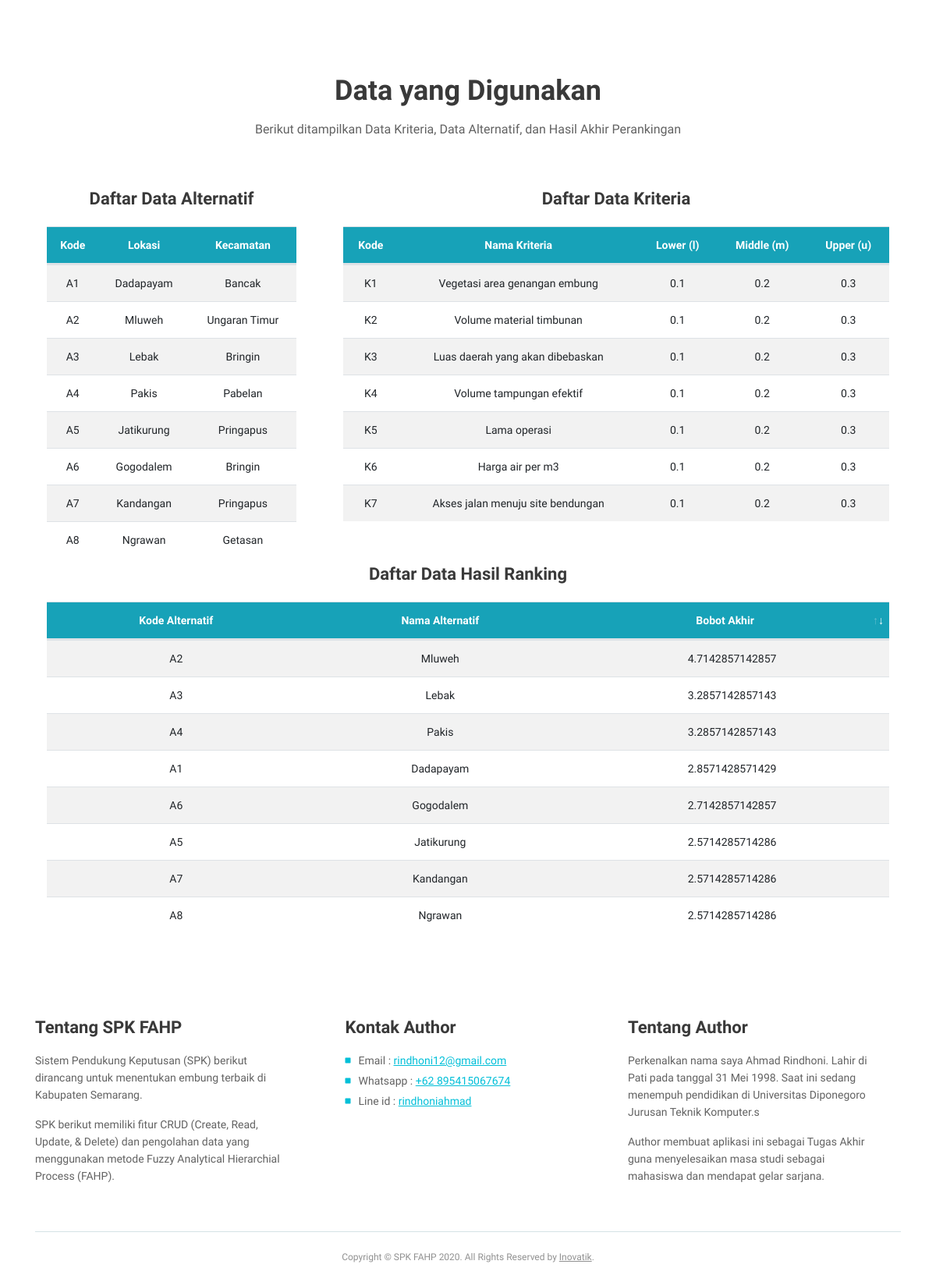
Before: / (lower part) with the older database file.
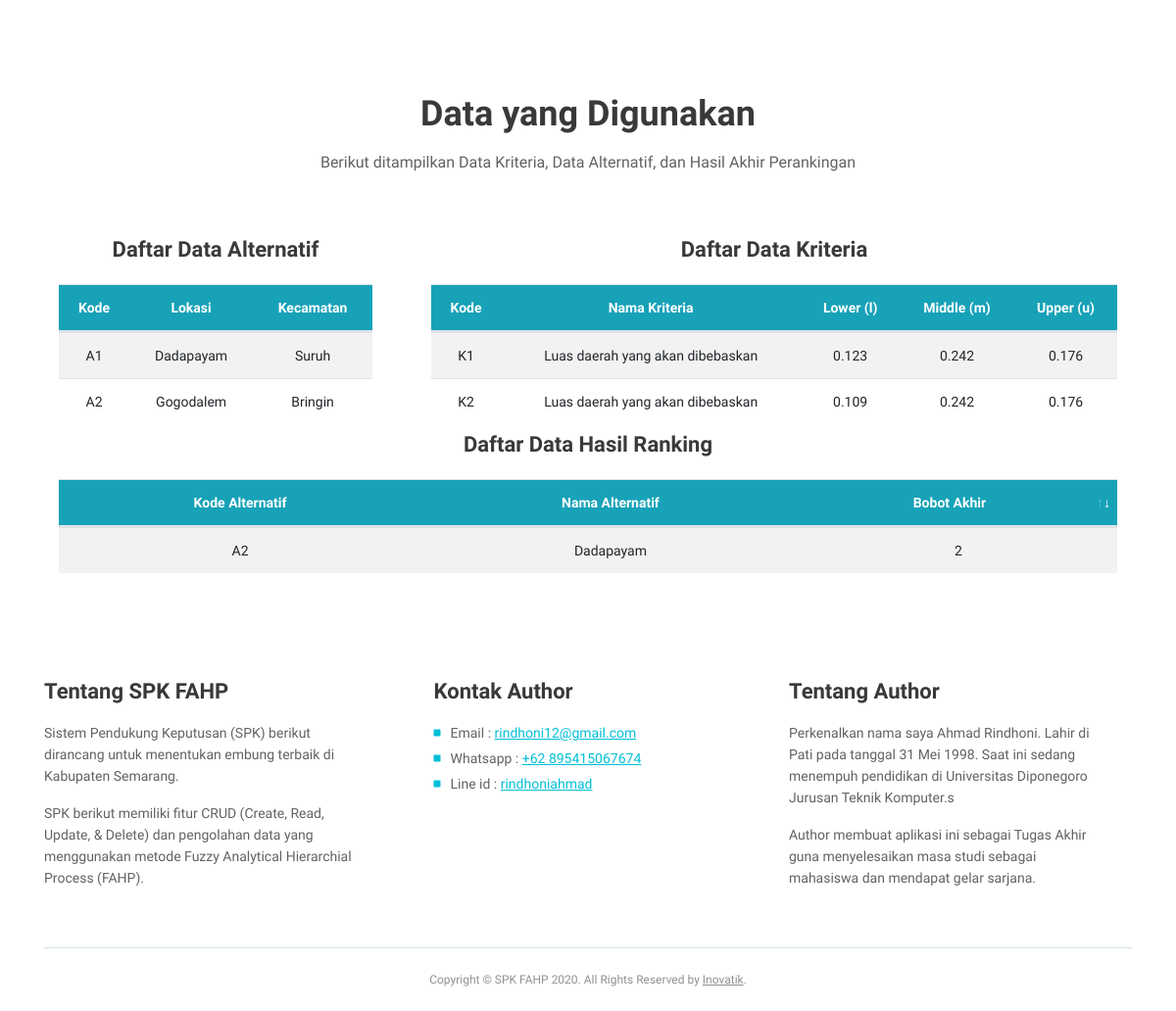
After: the same page with the newer database file.
### tables this page shows
CREATE TABLE `tbl_alternatif` (
  `id_alternatif` varchar(64) NOT NULL,
  `kode_alternatif` varchar(11) NOT NULL,
  `nama_alternatif` varchar(255) DEFAULT NULL,
  `kec_alternatif` varchar(255) NOT NULL
);

CREATE TABLE `tbl_kriteria` (
  `id_kriteria` varchar(64) NOT NULL,
  `kode_kriteria` varchar(11) NOT NULL,
  `nama_kriteria` varchar(255) NOT NULL,
  `nilai_l` float NOT NULL,
  `nilai_m` float NOT NULL,
  `nilai_u` float NOT NULL,
  `nilai_param` varchar(255) NOT NULL,
  `param_kriteria` varchar(255) NOT NULL
);

### application/controllers/landing.php (called while the page is built, shortened)
<?php
class Landing extends CI_Controller {
	public function index()
	{
		$this->load->model("m_landing");
		$data["tbl_alternatif"] = $this->m_landing->getAllAlternatif();
		$data["tbl_kriteria"] = $this->m_landing->getAllKriteria();
		$data["tbl_bobot"] = $this->m_landing->hitung_ternormalisasi();
    $data["tbl_nilaiakhir"] = $this->m_landing->getAllNilai();
		$this->load->view('v_landing', $data);
	}
}

### index.php (called while the page is built, shortened)
<?php
require_once BASEPATH.'core/CodeIgniter.php';

### application/models/m_landing.php (called while the page is built)
<?php defined('BASEPATH') OR exit('No direct script access allowed');
class m_landing extends CI_Model
{
  public function getAllAlternatif()
  {
    $query=$this->db->query("SELECT * FROM tbl_alternatif ORDER BY CAST(SUBSTRING(kode_alternatif, LOCATE('A',kode_alternatif)+1) AS SIGNED) ASC");
    return $query->result();
  }
  public function getAllKriteria()
  {
    $query=$this->db->query("SELECT * FROM tbl_kriteria ORDER BY CAST(SUBSTRING(kode_kriteria, LOCATE('K',kode_kriteria)+1) AS SIGNED) ASC");
    return $query->result();
  }
  public function getAllNilai()
  {
    $query=$this->db->query("SELECT kode_alternatif, nilai FROM tbl_nilai ORDER BY CAST(SUBSTRING(kode_alternatif, LOCATE('A',kode_alternatif)+1) AS SIGNED) ASC");
    return $query->result();
  }
  public function hitung_ternormalisasi()
  {
    $query=$this->db->query(
    " SELECT id_d AS id_w, nilai_d / (SELECT SUM(nilai_d) FROM (  SELECT kode_a AS id_d, MIN(nilai_v) AS nilai_d
            FROM (SELECT A.kode_kriteria AS kode_a, B.kode_kriteria AS kode_b,
                    CASE
                    WHEN A.nilai_m >= B.nilai_m THEN 1
                    WHEN B.nilai_l >= A.nilai_u THEN 0
                    ELSE (B.nilai_l - A.nilai_u) / ((A.nilai_m - A.nilai_u) - (B.nilai_m - B.nilai_l))
                    END AS nilai_v
                  FROM tbl_kriteria B
                    CROSS JOIN tbl_kriteria A
                    WHERE A.kode_kriteria <> B.kode_kriteria
                    ORDER BY CAST(SUBSTRING(kode_a, LOCATE('K',kode_a)+1) AS SIGNED) ASC, CAST(SUBSTRING(kode_b, LOCATE('K',kode_b)+1) AS SIGNED) ASC) AS tbl_d
            GROUP BY kode_a
            ORDER BY CAST(SUBSTRING(kode_a, LOCATE('K',kode_a)+1) AS SIGNED) ASC  ) AS tbl_v) AS nilai_w
      FROM (  SELECT kode_a AS id_d, MIN(nilai_v) AS nilai_d
              FROM (SELECT A.kode_kriteria AS kode_a, B.kode_kriteria AS kode_b,
                      CASE
                      WHEN A.nilai_m >= B.nilai_m THEN 1
                      WHEN B.nilai_l >= A.nilai_u THEN 0
                      ELSE (B.nilai_l - A.nilai_u) / ((A.nilai_m - A.nilai_u) - (B.nilai_m - B.nilai_l))
                      END AS nilai_v
                    FROM tbl_kriteria B
                      CROSS JOIN tbl_kriteria A
                      WHERE A.kode_kriteria <> B.kode_kriteria
                      ORDER BY CAST(SUBSTRING(kode_a, LOCATE('K',kode_a)+1) AS SIGNED) ASC, CAST(SUBSTRING(kode_b, LOCATE('K',kode_b)+1) AS SIGNED) ASC) AS tbl_d
              GROUP BY kode_a
              ORDER BY CAST(SUBSTRING(kode_a, LOCATE('K',kode_a)+1) AS SIGNED) ASC ) AS tbl_normalized"
    );
    return $query->result();
  }
}

### application/views/v_landing.php (the view, shortened to what this page needs)
<!DOCTYPE html>
<html lang="en">
<head>
	<link href="<?php echo base_url('assets_landing/css/bootstrap.css') ?>" rel="stylesheet">
	<link href="<?php echo base_url('assets_landing/css/fontawesome-all.css') ?>" rel="stylesheet">
	<link href="<?php echo base_url('assets_landing/css/swiper.css') ?>" rel="stylesheet">
	<link href="<?php echo base_url('assets_landing/css/magnific-popup.css') ?>" rel="stylesheet">
	<link href="<?php echo base_url('assets_landing/css/styles.css') ?>" rel="stylesheet">
	<link href="<?php echo base_url('assets/extra-libs/datatables.net-bs4/css/dataTables.bootstrap4.css')?>"
		rel="stylesheet">
</head>
<body data-spy="scroll" data-target=".fixed-top">
	<div id="lokasi" class="cards-1">
		<div class="container">
			<div class="row">
				<div class="col-lg-12">
					<div class="col-lg-12 align-content-center">
						<div class="box">
						</div>
					</div>
				</div>
			</div>
		</div>
	</div>
	<div id="data" class="cards-1">
		<div class="container">
			<div class="row">
				<div class="col-lg-12">
					<h2>Data yang Digunakan</h2>
					<p class="p-heading p-large">Berikut ditampilkan Data Kriteria, Data Alternatif, dan Hasil Akhir Perankingan
					</p>
				</div>
			</div>
			<div class="row">
				<div id="alternatif" class="col-lg-4">
					<h4 class="card-title">Daftar Data Alternatif</h4>
					<div class="table-responsive">
						<table id="example" class="table table-striped">
							<thead class="bg-info text-white text-center">
								<tr>
									<th>Kode</th>
									<th>Lokasi</th>
									<th>Kecamatan</th>
								</tr>
							</thead>
							<tbody class="text-center">
								<?php foreach ($tbl_alternatif as $alternatif): ?>
								<tr>
									<td><?php echo $alternatif->kode_alternatif ?></td>
									<td><?php echo $alternatif->nama_alternatif ?></td>
									<td><?php echo $alternatif->kec_alternatif ?></td>
								</tr>
								<?php endforeach; ?>
							</tbody>
						</table>
					</div>
				</div>
				<div id="kriteria" class="col-lg-8">
					<h4 class="card-title">Daftar Data Kriteria</h4>
					<div class="table-responsive">
						<table id="example2" class="table table-striped">
							<thead class="bg-info text-white text-center">
								<tr>
									<th>Kode</th>
									<th>Nama Kriteria</th>
									<th>Lower (l)</th>
									<th>Middle (m)</th>
									<th>Upper (u)</th>
								</tr>
							</thead>
							<tbody class="text-center">
								<?php foreach ($tbl_kriteria as $kriteria): ?>
								<tr>
									<td><?php echo $kriteria->kode_kriteria ?></td>
									<td><?php echo $kriteria->nama_kriteria ?></td>
									<td><?php echo $kriteria->nilai_l ?></td>
									<td><?php echo $kriteria->nilai_m ?></td>
									<td><?php echo $kriteria->nilai_u ?></td>
								</tr>
								<?php endforeach; ?>
							</tbody>
						</table>
					</div>
				</div>
			</div>
			<div id="ranking" class="row">
				<div class="col-lg-12">
					<h4 class="card-title">Daftar Data Hasil Ranking</h4>
					<div class="table-responsive">
						<table id="example3" class="table table-striped">
							<thead class="bg-info text-white text-center">
								<?php
									$i=0;
									foreach($tbl_nilaiakhir as $row)
									{
										$kode[$i] = $row->kode_alternatif;
										$arr_nilai[$i] = (explode (',', $row->nilai));
										$i++;
									}
								?>
								<?php
									$j=0;
									foreach($tbl_bobot as $row)
									{
										$nil_w[$j] = $row->nilai_w;
										$j++;
									}
								?>
								<?php
									$k=0;
									foreach($tbl_alternatif as $row)
									{
										$nama_alt[$k] = $row->nama_alternatif;
										$k++;
									}
								?>
								<tr>
									<th>Kode Alternatif</th>
									<th>Nama Alternatif</th>
									<th>Bobot Akhir</th>
								</tr>
							</thead>
							<tbody class="text-center">
								<?php
								$x=0;
								while($x<COUNT($arr_nilai))
								{
										$y=0;
										$nb[$x] = 0;
										while($y<COUNT($arr_nilai[0]))
										{
											$nb[$x] += $arr_nilai[$x][$y]*$nil_w[$y];
											$y++;
										}
									echo '<tr>';
									echo '<td>'.$kode[$x].'</td>';
									echo '<td>'.$nama_alt[$x].'</td>';
									echo '<td>'.$nb[$x].'</td>';
									echo '</tr>';
									$x++;
								}
								?>
							</tbody>
						</table>
					</div>
				</div>
			</div>
		</div>
	</div>
	<div class="footer">
		<div class="container">
			<div class="row">
				<div class="col-md-4">
					<div class="footer-col">
						<h4>Tentang SPK FAHP</h4>
						<p>Sistem Pendukung Keputusan (SPK) berikut dirancang untuk menentukan embung terbaik di
							Kabupaten
							Semarang.</p>
						<p>SPK berikut memiliki fitur CRUD (Create, Read, Update, & Delete) dan pengolahan data
							yang menggunakan metode Fuzzy Analytical Hierarchial Process (FAHP).</p>
					</div>
				</div>
				<div class="col-md-4">
					<div class="footer-col middle">
						<h4>Kontak Author</h4>
						<ul class="list-unstyled li-space-lg">
							<li class="media">
								<i class="fas fa-square"></i>
								<div class="media-body">Email : <a class="turquoise" href="">rindhoni12@gmail.com</a></div>
							</li>
							<li class="media">
								<i class="fas fa-square"></i>
								<div class="media-body">Whatsapp : <a class="turquoise" href="#your-link">+62 895415067674</a></div>
							</li>
							<li class="media">
								<i class="fas fa-square"></i>
								<div class="media-body">Line id : <a class="turquoise" href="#your-link">rindhoniahmad</a></div>
							</li>
						</ul>
					</div>
				</div>
				<div class="col-md-4">
					<div class="footer-col">
						<h4>Tentang Author</h4>
						<p>Perkenalkan nama saya Ahmad Rindhoni. Lahir di Pati pada tanggal 31 Mei 1998. Saat ini sedang menempuh
							pendidikan di Universitas Diponegoro Jurusan Teknik Komputer.s</p>
						<p>Author membuat aplikasi ini sebagai Tugas Akhir guna menyelesaikan masa studi sebagai mahasiswa dan mendapat gelar sarjana.</p>
					</div>
				</div>
			</div>
		</div>
	</div>
	<div class="copyright">
		<div class="container">
			<div class="row">
				<div class="col-lg-12">
					<p class="p-small">Copyright © <?php echo SITE_NAME ." ". Date('Y') ?>. All Rights Reserved by <a
							href="https://inovatik.com">Inovatik</a>.</p>
				</div>
			</div>
		</div>
	</div>
</body>
</html>

### assets_landing/css/styles.css (style rules this page uses)
body, html { width: 100%; height: 100%; }
body, p { color: #626262; font: 400 0.875rem/1.375rem "Raleway", sans-serif; }
.p-large { font: 400 1rem/1.5rem "Raleway", sans-serif; }
.p-small { font: 400 0.75rem/1.25rem "Raleway", sans-serif; }
.p-heading { margin-bottom: 3.875rem; }
.li-space-lg li { margin-bottom: 0.25rem; }
h2 { color: #393939; font: 700 2.25rem/2.75rem "Raleway", sans-serif; }
h4 { color: #393939; font: 700 1.375rem/1.875rem "Raleway", sans-serif; }
a { color: #626262; text-decoration: underline; }
a.turquoise { color: #00bfd8; }
.turquoise { color: #00bfd8; }
.cards-1 { padding-top: 4rem; padding-bottom: 1.625rem; text-align: center; }
.cards-1 h2 { margin-bottom: 1rem; }
.cards-1 .card-title { margin-bottom: 0.875rem; }
.footer { padding-top: 4.625rem; padding-bottom: 0.5rem; }
.footer .footer-col { margin-bottom: 2.25rem; }
.footer h4 { margin-bottom: 1rem; }
.footer .list-unstyled .fas { color: #00bfd8; font-size: 0.5rem; line-height: 1.375rem; }
.footer .list-unstyled .media-body { margin-left: 0.625rem; }
.copyright { padding-top: 1rem; padding-bottom: 0.375rem; text-align: center; }
.copyright .p-small { padding-top: 1.375rem; border-top: 1px solid #c4d8dc; opacity: 0.7; }
@media (min-width: 768px) { .p-heading { width: 85%; margin-right: auto; margin-left: auto; } }
@media (min-width: 992px) { .p-heading { width: 65%; } }
@media (min-width: 1200px) { .p-heading { width: 55%; } }
@media (min-width: 1200px) { .footer .footer-col { width: 90%; } }
@media (min-width: 1200px) { .footer .footer-col.middle { margin-right: auto; margin-left: auto; } }

Changed rows visible on the page:
removed tbl_alternatif: kode_alternatif "A1", nama_alternatif "Dadapayam", kec_alternatif "Bancak"
removed tbl_alternatif: kode_alternatif "A2", nama_alternatif "Mluweh", kec_alternatif "Ungaran Timur"
removed tbl_alternatif: kode_alternatif "A3", nama_alternatif "Lebak", kec_alternatif "Bringin"
removed tbl_alternatif: kode_alternatif "A4", nama_alternatif "Pakis", kec_alternatif "Pabelan"
removed tbl_alternatif: kode_alternatif "A5", nama_alternatif "Jatikurung", kec_alternatif "Pringapus"
removed tbl_alternatif: kode_alternatif "A6", nama_alternatif "Gogodalem", kec_alternatif "Bringin"
removed tbl_alternatif: kode_alternatif "A7", nama_alternatif "Kandangan", kec_alternatif "Pringapus"
removed tbl_alternatif: kode_alternatif "A8", nama_alternatif "Ngrawan", kec_alternatif "Getasan"
removed tbl_kriteria: kode_kriteria "K1", nama_kriteria "Vegetasi area genangan embung", nilai_l "0.1", nilai_m "0.2", nilai_u "0.3"
removed tbl_kriteria: kode_kriteria "K2", nama_kriteria "Volume material timbunan", nilai_l "0.1", nilai_m "0.2", nilai_u "0.3"
removed tbl_kriteria: kode_kriteria "K3", nama_kriteria "Luas daerah yang akan dibebaskan", nilai_l "0.1", nilai_m "0.2", nilai_u "0.3"
removed tbl_kriteria: kode_kriteria "K4", nama_kriteria "Volume tampungan efektif", nilai_l "0.1", nilai_m "0.2", nilai_u "0.3"
removed tbl_kriteria: kode_kriteria "K5", nama_kriteria "Lama operasi", nilai_l "0.1", nilai_m "0.2", nilai_u "0.3"
removed tbl_kriteria: kode_kriteria "K6", nama_kriteria "Harga air per m3", nilai_l "0.1", nilai_m "0.2", nilai_u "0.3"
removed tbl_kriteria: kode_kriteria "K7", nama_kriteria "Akses jalan menuju site bendungan", nilai_l "0.1", nilai_m "0.2", nilai_u "0.3"
added tbl_alternatif: kode_alternatif "A1", nama_alternatif "Dadapayam", kec_alternatif "Suruh"
added tbl_alternatif: kode_alternatif "A2", nama_alternatif "Gogodalem", kec_alternatif "Bringin"
added tbl_kriteria: kode_kriteria "K1", nama_kriteria "Luas daerah yang akan dibebaskan", nilai_l "0.123", nilai_m "0.242", nilai_u "0.176"
added tbl_kriteria: kode_kriteria "K2", nama_kriteria "Luas daerah yang akan dibebaskan", nilai_l "0.109", nilai_m "0.242", nilai_u "0.176"
Other visible differences:
new list line: "A2 Dadapayam 2"
list line gone: "A1 Dadapayam 2.8571428571429"
list line gone: "A2 Mluweh 4.7142857142857"
list line gone: "A3 Lebak 3.2857142857143"
list line gone: "A4 Pakis 3.2857142857143"
list line gone: "A5 Jatikurung 2.5714285714286"
list line gone: "A6 Gogodalem 2.7142857142857"
list line gone: "A7 Kandangan 2.5714285714286"
list line gone: "A8 Ngrawan 2.5714285714286"
